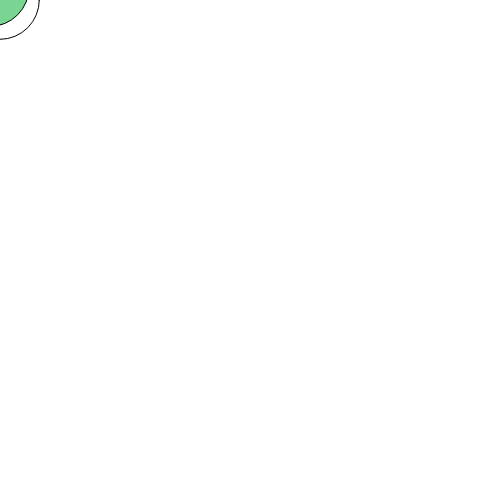
Frame 1 (no input)
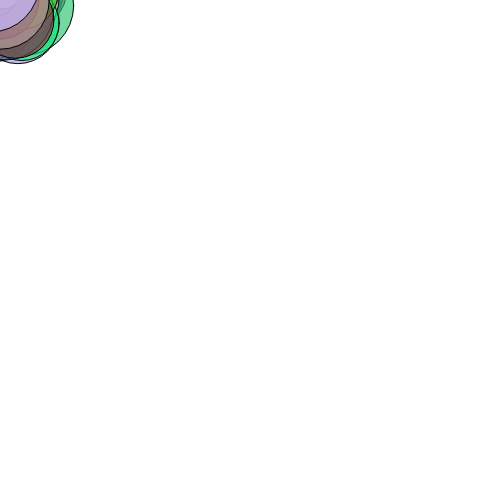
Frame 60 (no input)
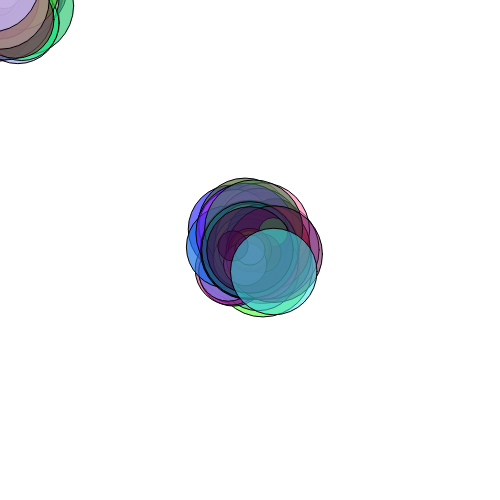
Frame 120 (the mouse pressed at the canvas centre since frame 60)

The p5.js sketch that drew these frames (run headless with seeded random() and noise() and a simulated clock; from frame 60 on, the mouse is pressed at the canvas centre):

// p5.js sketch
// ── sketch.js
function setup() {
    createCanvas(500, 500);
    background(255, 255, 255);
}

function draw() {
    let x = random(25, 100)
    ellipse(mouseX, mouseY, x, x)
    let r = random(0, 255)
    let g = random(0, 255)
    let b = random(0, 255)
    let a = random(120, 180)
    fill(r, g, b, a)
    let offsetX = random(-25, 25)
    let offsetY = random(-25, 25)
    ellipse( mouseX + offsetX, mouseY + offsetY, x, x)
}
